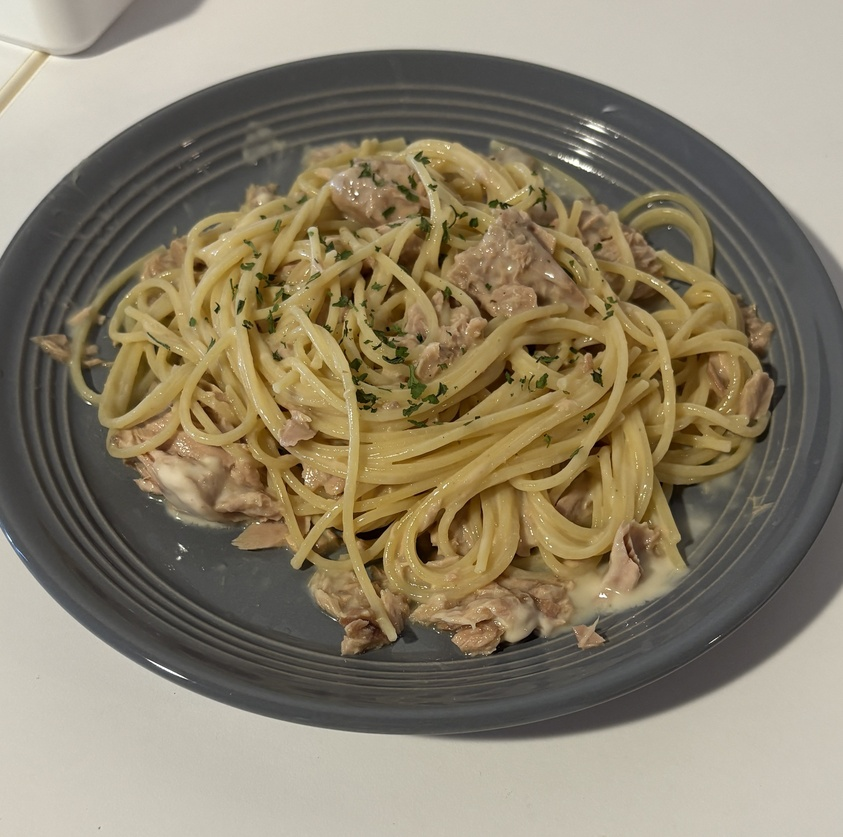
#> input picture data/example.JPG, 843 x 837 px, shrunk from 3213 x 3190 before the run
$ python -i deblurr.py   (imports and definitions only)
#> lines starting #> are read from the running program, lines starting #| are printed output that depends on the picture
#> further down, picture is the input picture: shape (837, 843, 3); mean B, G, R 106.9, 128.9, 139.3
import cv2
import numpy as np
from scipy.signal import wiener

def ssk(image):
    """
    Algorithm 1: Simple Sharpening Kernel
    """

    kernel = np.array([[0, -1,  0],
                       [-1, 5, -1],
                       [0, -1,  0]])

    enhanced_image = cv2.filter2D(image, -1, kernel)

    return enhanced_image

def usm(image, kernel_size=(15, 15), sigma=1.0, amount=5.0):

    """
    Algorithm 2: Unsharp Masking (USM)
    Enhanced = Original + Amount * (Original - Blurred)

    """

    # 1.
    try:
        blurred = cv2.GaussianBlur(image, kernel_size, sigma)
    except Exception as e:
        print("f")
        return image
    # 2. USM
    # src1 * alpha + src2 * beta + gamma
    # image * (1 + amount) + blurred * (-amount)
    enhanced_image = cv2.addWeighted(image, 1.0 + amount, blurred, -amount, 0)

    return enhanced_image

def swf(image, kernel_size=(50, 50)):
    """
    Algorithm 3: Simplified Wiener Filter (Robust Implementation)
    """
#> called with kernel_size = (50, 50)
    def apply_wiener(img_channel, k_size):
        # 1. float64
        img = img_channel.astype(np.float64)

        # 2. Local Mean -> mu
        mu = cv2.blur(img, k_size)

        # 3. mean(x^2)
        img_sq = img * img
        mu_sq = cv2.blur(img_sq, k_size)

        # 4. Local Variance -> sigma^2 = E[x^2] - (E[x])^2
        sigma_sq = mu_sq - (mu * mu)


        sigma_sq = np.maximum(sigma_sq, 0)

        # 5. Noise Variance -> nu^2

        noise_sq = np.mean(sigma_sq)

        # 6. Wiener: y = mu + (sigma^2 - noise^2) / sigma^2 * (x - mu)
        weight = (sigma_sq - noise_sq) / (sigma_sq + 1e-10)

        weight = np.maximum(weight, 0)

        res = mu + weight * (img - mu)

        return res


    if len(image.shape) == 3:
        channels = cv2.split(image)
        cleaned_channels = []
        for ch in channels:
            res = apply_wiener(ch, kernel_size)
            res = np.clip(res, 0, 255).astype(np.uint8)
            cleaned_channels.append(res)
#> this loop made 3 passes
#> noise_sq in apply_wiener on passes 1 to 3: 642.5, 831.7, 903.4
#> pass 1, in apply_wiener, `img = img_channel.astype(np.float64)`:
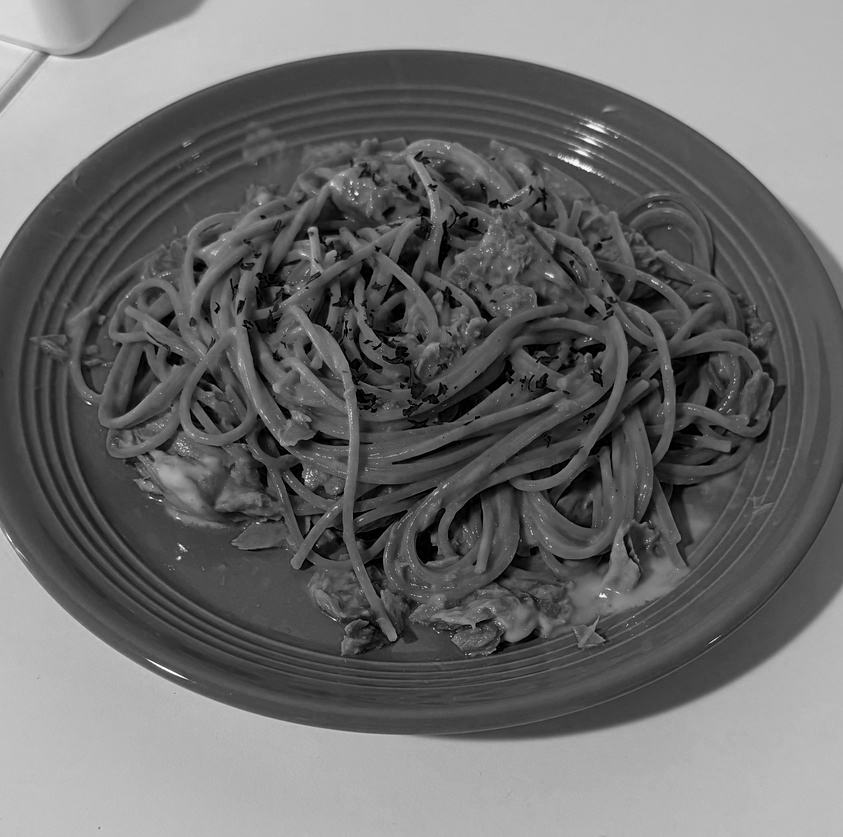
#> img: shape (837, 843) float64; min 0, max 255, mean 106.9
#> pass 1, in apply_wiener, `mu = cv2.blur(img, k_size)`:
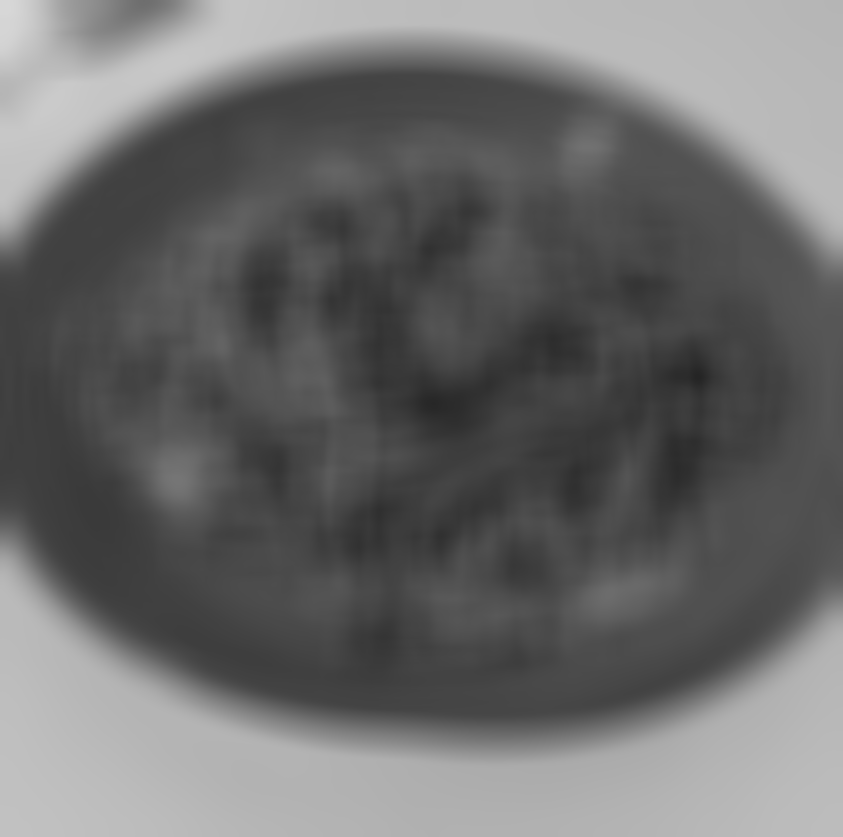
#> mu: shape (837, 843) float64; min 37.14, max 215.9, mean 106.9
#> pass 1, in apply_wiener, `img_sq = img * img`:
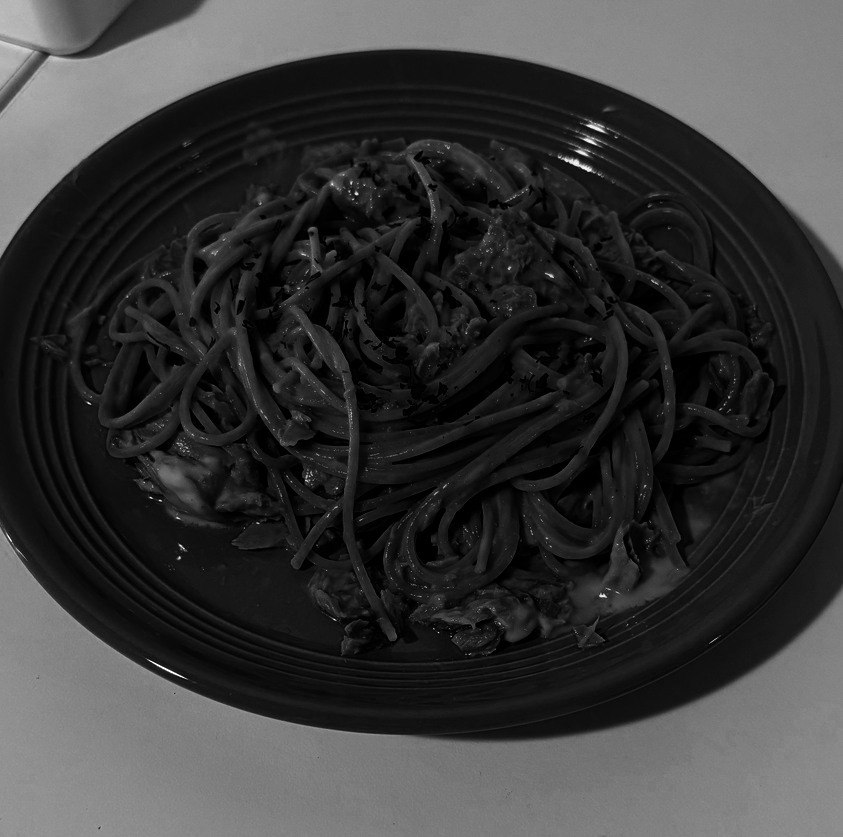
#> img_sq: shape (837, 843) float64; min 0, max 65025, mean 14514.3; drawn with min black and max white
#> pass 1, in apply_wiener, `mu_sq = cv2.blur(img_sq, k_size)`:
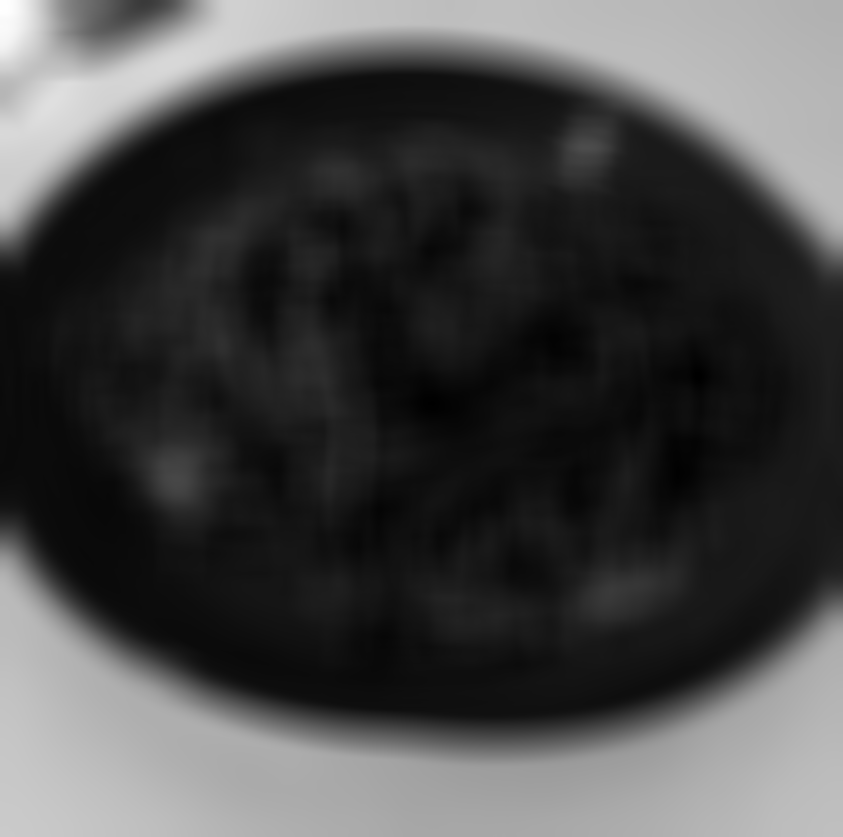
#> mu_sq: shape (837, 843) float64; min 2184, max 46635.5, mean 14513.9; drawn with min black and max white
#> after the loop, cleaned_channels = 3 items
        return cv2.merge(cleaned_channels)
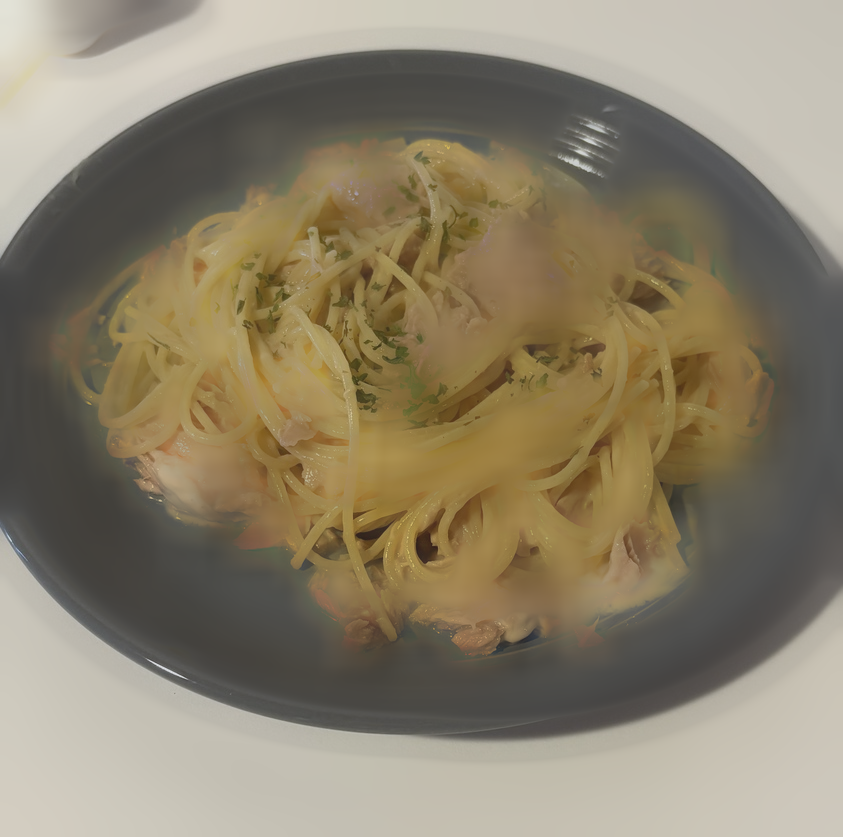
#> returned value: shape (837, 843, 3); mean of channels 0, 1, 2 106.4, 128.4, 138.8; drawn as B, G, R
    else:
        res = apply_wiener(image, kernel_size)
        return np.clip(res, 0, 255).astype(np.uint8)


>>> import cv2
>>> picture = cv2.imread('../../data/example.JPG')
>>> result = swf(picture)
